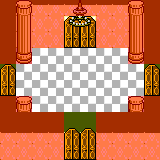

A 2D game scene composited from a Tiled map and its tileset images. What follows is a short description and the map's XML, with every tile layer's data as written:
An orthogonal 10x10 tile map with 16x16 px tiles, 7 tile layers (floor, overfloor, furniture, ceiling, ...).

<map version="1.2" tiledversion="1.3.4" orientation="orthogonal" renderorder="right-down" width="10" height="10" tilewidth="16" tileheight="16" infinite="0" nextlayerid="9" nextobjectid="1">
 <tileset firstgid="1" source="mansion_tileset.tsx" />
 <layer id="1" name="floor" width="10" height="10">
  <data encoding="csv">
57,73,73,73,73,73,73,73,73,57,
57,89,89,89,89,89,89,89,89,57,
57,89,89,89,89,89,89,89,89,57,
57,56,56,56,56,56,56,56,56,57,
57,56,56,56,56,56,56,56,56,57,
57,56,56,56,56,56,56,56,56,57,
57,56,56,56,56,56,56,56,56,57,
57,57,57,57,56,56,57,57,57,57,
73,73,73,73,73,73,73,73,73,73,
89,89,89,89,89,89,89,89,89,89
</data>
 </layer>
 <layer id="2" name="overfloor" width="10" height="10">
  <data encoding="csv">
0,0,164,0,0,0,0,0,0,0,
0,0,164,0,58,58,0,0,0,0,
0,0,164,0,74,74,0,0,0,0,
0,0,180,0,0,0,0,0,0,0,
58,164,0,0,0,0,0,0,0,58,
74,164,0,0,0,0,0,0,0,74,
0,164,0,0,0,0,0,0,162,0,
0,0,0,0,0,0,0,0,0,0,
0,0,0,0,58,58,0,0,0,0,
0,0,0,0,74,74,0,0,0,0
</data>
 </layer>
 <layer id="3" name="furniture" width="10" height="10">
  <data encoding="csv">
0,11,0,0,0,0,0,0,11,0,
0,27,0,0,0,0,0,0,27,0,
0,27,0,0,0,0,0,0,27,0,
0,43,0,0,0,0,0,0,43,0,
0,0,0,0,0,0,0,0,0,0,
0,0,0,0,0,0,0,0,0,0,
0,0,0,0,0,0,0,0,0,0,
0,0,0,0,0,0,0,0,0,0,
0,0,0,0,0,0,0,0,0,0,
0,0,0,0,0,0,0,0,0,0
</data>
 </layer>
 <layer id="4" name="ceiling" width="10" height="10">
  <data encoding="csv">
0,0,0,0,44,45,0,0,0,0,
0,0,0,0,60,61,0,0,0,0,
0,0,0,0,0,0,0,0,0,0,
0,0,0,0,0,0,0,0,0,0,
0,0,0,0,0,0,0,0,0,0,
0,0,0,0,0,0,0,0,0,0,
0,11,0,0,0,0,0,0,11,0,
0,0,0,0,57,57,57,0,0,0,
0,0,0,0,0,0,0,0,0,0,
0,0,0,0,0,0,0,0,0,0
</data>
 </layer>
 <layer id="5" name="overceiling" width="10" height="10">
  <data encoding="csv">
0,0,0,0,0,0,0,0,0,0,
0,0,0,0,0,0,0,0,0,0,
0,0,0,0,0,0,0,0,0,0,
0,0,0,0,0,0,0,0,0,0,
0,0,0,0,0,0,0,0,0,0,
0,0,0,0,0,0,0,0,0,0,
0,0,0,0,0,0,0,0,0,0,
0,0,0,0,0,0,0,0,0,0,
0,0,0,0,0,0,0,0,0,0,
0,0,0,0,0,0,0,0,0,0
</data>
 </layer>
 <layer id="6" name="obstacle" width="10" height="10">
  <data encoding="csv">
2,2,2,2,2,2,2,2,2,2,
2,2,2,2,0,0,2,2,2,2,
2,2,2,2,0,0,2,2,2,2,
2,2,0,0,0,0,0,0,2,2,
0,0,0,0,0,0,0,0,0,0,
0,0,0,0,0,0,0,0,0,0,
2,2,0,0,0,0,0,0,2,2,
2,2,2,2,0,0,2,2,2,2,
2,2,2,2,0,0,2,2,2,2,
2,2,2,2,0,0,2,2,2,2
</data>
 </layer>
 <layer id="7" name="invisible" width="10" height="10">
  <data encoding="csv">
0,0,0,0,0,0,0,0,0,0,
0,0,0,0,0,0,0,0,0,0,
0,0,0,0,0,0,0,0,0,0,
0,0,0,0,0,0,0,0,0,0,
0,0,0,0,0,0,0,0,0,0,
0,0,0,0,0,0,0,0,0,0,
0,0,0,0,0,0,0,0,0,0,
0,0,0,0,0,0,0,0,0,0,
0,0,0,0,0,0,0,0,0,0,
0,0,0,0,0,0,0,0,0,0
</data>
 </layer>
 <objectgroup id="8" name="objects" />
</map>
